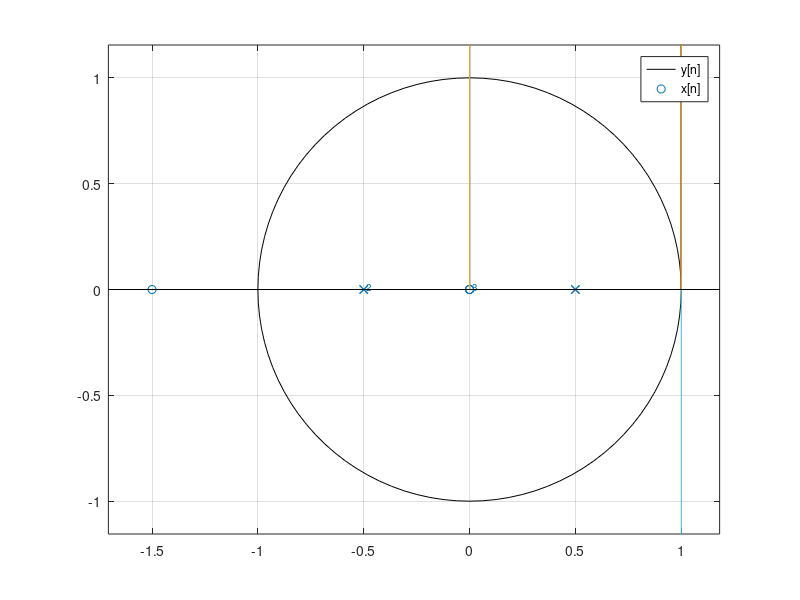

MATLAB code for this plot:
%% Problema 3
clear
num=[2 3]; den=conv([1 0 -1/4],[1 0 -1/4]);
zplane(num,den)
%% a)
[R,P,K]=residuez(num,den);
%% b)
n=0:19;
hold on
h1=impz(num,den,20);
stem(n,h1,'filled')
h=R(1)*P(1).^n+R(2)*(n+1).*P(2).^n+R(3)*P(3).^n+R(4)*(n+1).*P(4).^n;
stem(n,real(h),'filled')
h2=filter(num,den,[1 zeros(1,19)]);
stem(n,h2,'filled')
hold off
%% c)
hold on
den1=conv(den,[1 -1/3]);
[R,P,K]=residuez(num,den1);
y=R(1)*P(1).^n+R(2)*(n+1).*P(2).^n+R(3)*P(3).^n+R(4)*(n+1).*P(4).^n+R(5)*P(5).^n;
stem(n,real(y),'filled')
stem(n,impz(num,den1,20),'filled')
x=(1/3).^n;
stem(n,filter(num,den,x),'filled')
hold off
%% d)
n=0:50;
x=1+cos(pi*n/8);
H=freqz(num,den,[0 pi/8]);
y=H(1)+abs(H(2))*cos(pi*n/8+angle(H(2)));
hold on
stem(n,y,'filled')
stem(n,x,'filled')
legend('y[n]','x[n]')
